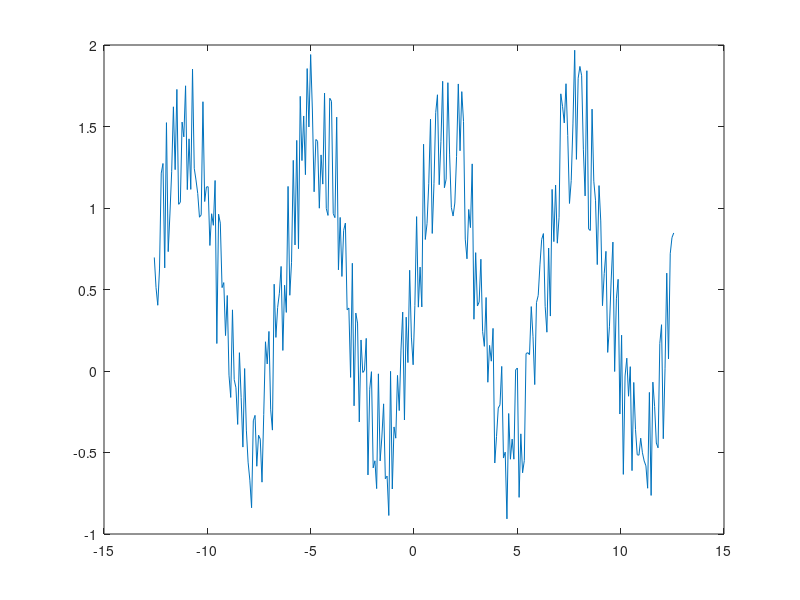

Here is the MATLAB script that generated this plot:
%x=linspace(0,4*pi,100);
x=linspace(-4*pi,4*pi,300);
y=sin(x)+rand(size(x));% com ruido
%y=sin(x); % sem ruido
%y=sin(x.^2);% ruido quadratico... exponencial

plot(x,y);

n=50;
%kernel=ones(1,n)/n;
%kernel=[-1,1];
kernel=hanning(n);
kernel=kernel/sum(kernel);  % media dos pontos
yConv=conv(y, kernel, 'same');
%plot(x,y,x, yConv,'r');
plot(x,y);